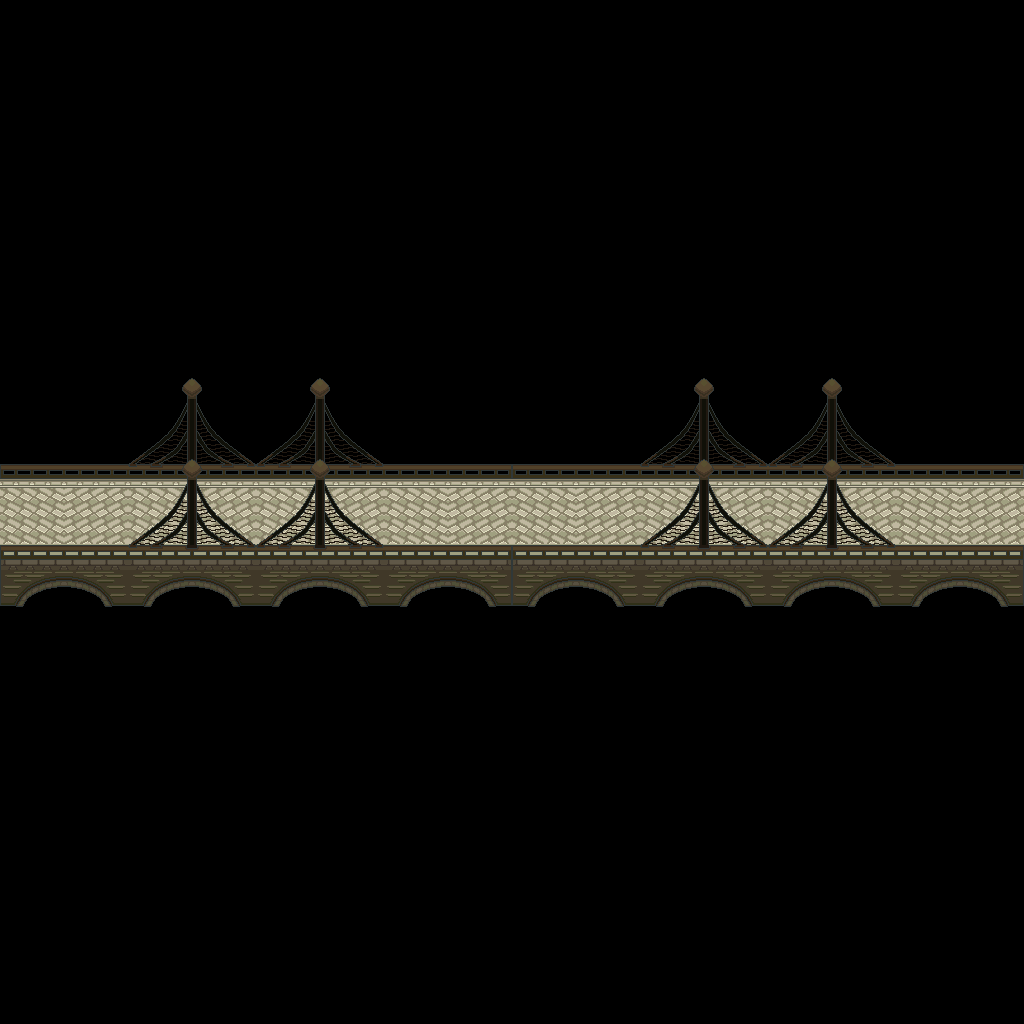

This game map was drawn from its Tiled (.tmx) file and the tilesets committed beside it. A one-line description and the trimmed map source follow:
An orthogonal 64x64 tile map with 16x16 px tiles, 2 tile layers (sol, pont), 3 tilesets.

<map version="1.10" tiledversion="1.11.2" orientation="orthogonal" renderorder="right-down" width="64" height="64" tilewidth="16" tileheight="16" infinite="0" nextlayerid="7" nextobjectid="1">
 <tileset firstgid="1" source="tileset_pokemon_sdk.tsx" />
 <tileset firstgid="4257" source="TransparentHGSSRippedInterior.tsx" />
 <tileset firstgid="24257" source="tileset4g.tsx" />
 <layer id="6" name="sol" width="64" height="64">
  <data>[4096 cells, 0 non-empty, 0 distinct tile ids]</data>
 </layer>
 <layer id="3" name="pont" width="64" height="64">
  <data>[4096 cells, 1024 non-empty, 512 distinct tile ids]</data>
 </layer>
</map>
